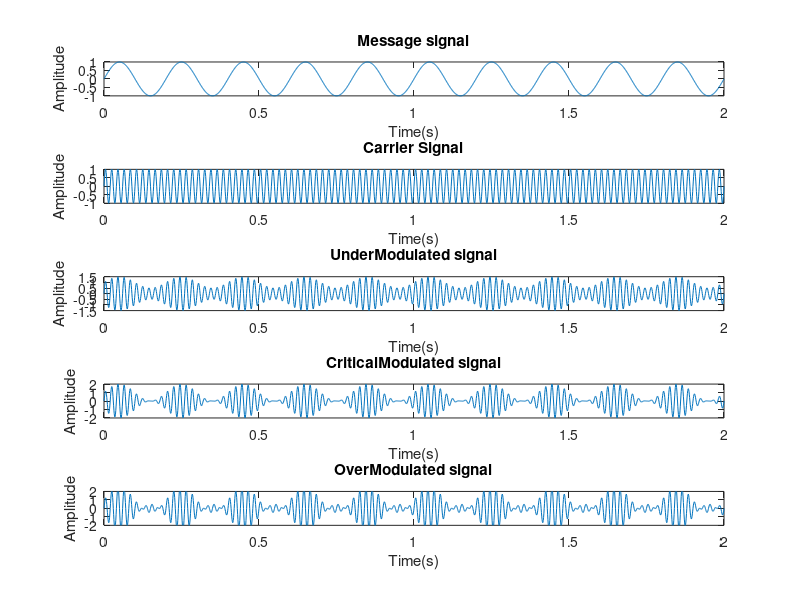

This chart was generated by the following MATLAB code:
clc;
close all;
t=0:0.001:2;
fm=5;
m=sin(2*pi*fm*t);
subplot(5,1,1);
plot(t,m);
title('Message signal');
xlabel('Time(s)');
ylabel('Amplitude');
fc=50;
c=sin(2*pi*fc*t);
subplot(5,1,2);
plot(t,c);
title('Carrier Signal');
xlabel('Time(s)');
ylabel('Amplitude');
ma=0.5;
s1=(1+ma*m).*c;
subplot(5,1,3);
plot(t,s1);
title('UnderModulated signal');
xlabel('Time(s)');
ylabel('Amplitude');
m1=1;
s2=(1+m1*m).*c;
subplot(5,1,4);
plot(t,s2);
title('CriticalModulated signal');
xlabel('Time(s)');
ylabel('Amplitude');
m2=1.5;
s3=(1+m2*m).*c;
subplot(5,1,5);
plot(t,s3);
axis([0,2,-2,2]);
title('OverModulated signal');
xlabel('Time(s)');
ylabel('Amplitude');
